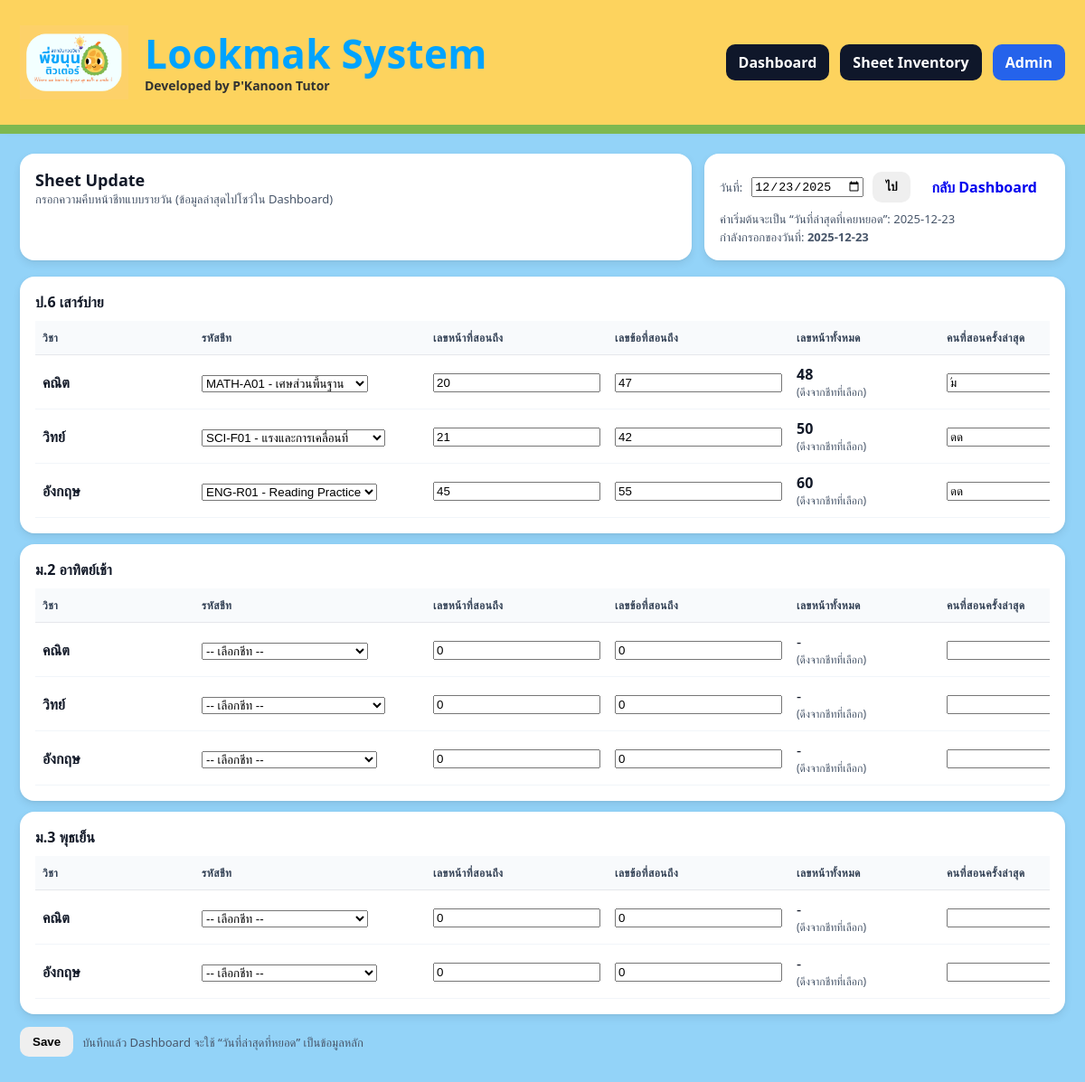
Screenshot of /sheet-update/ (signed in) with the database file from the repository.
### core/models.py (models this page shows, shortened)
class TutoringClass(models.Model):
    name = models.CharField("ชื่อคลาส", max_length=100, unique=True)  # เช่น "ป.6 ห้อง A"
    course_price = models.DecimalField("ราคาคอร์ส (เต็ม)", max_digits=10, decimal_places=2, default=0)
    total_seats = models.PositiveIntegerField(
        "ที่นั่งรวม",
        default=0,
        help_text="จำนวนที่นั่งทั้งหมดของห้องนี้ (ใช้คำนวณ ระหว่างเรียน/ที่นั่งว่าง บน Dashboard)",
    )
    hours_per_session = models.DecimalField("ชั่วโมงต่อครั้ง", max_digits=4, decimal_places=2, default=3.00)
    is_active = models.BooleanField("เปิดใช้งาน", default=True)
    class Meta:
        verbose_name = "Class"
        verbose_name_plural = "Classes"

class ClassSubject(models.Model):
    tutoring_class = models.ForeignKey(TutoringClass, on_delete=models.CASCADE, related_name="class_subjects")
    subject = models.ForeignKey(Subject, on_delete=models.PROTECT, related_name="class_subjects")
    current_sheet = models.ForeignKey(
        Sheet,
        on_delete=models.SET_NULL,
        null=True,
        blank=True,
        related_name="in_classes",
        verbose_name="ชีทที่กำลังสอน",
    )
    current_page = models.PositiveIntegerField("ถึงหน้า", default=0)
    current_question = models.PositiveIntegerField("ถึงข้อ", default=0)
    last_teacher = models.CharField("คนที่สอนครั้งล่าสุด", max_length=100, blank=True)
    updated_at = models.DateTimeField(default=timezone.now)
    updated_by = models.ForeignKey("auth.User", on_delete=models.SET_NULL, null=True, blank=True)
    is_active = models.BooleanField("เปิดใช้งาน", default=True)
    class Meta:
        verbose_name = "Class Subject"
        verbose_name_plural = "Class Subjects"
        constraints = [
            models.UniqueConstraint(fields=["tutoring_class", "subject"], name="uniq_subject_per_class")
        ]
        ordering = ("tutoring_class__name", "subject__name")

class Subject(models.Model):
    name = models.CharField("ชื่อวิชา", max_length=100, unique=True)
    is_active = models.BooleanField("เปิดใช้งาน", default=True)
    class Meta:
        verbose_name = "Subject"
        verbose_name_plural = "Subjects"
        ordering = ("name",)

### core/views.py (the view)
# urls.py: path("sheet-update/", views.sheet_update, name="sheet_update"),
@login_required
def sheet_update(request: HttpRequest) -> HttpResponse:
    latest_date = SheetUpdateEntry.objects.order_by("-date").values_list("date", flat=True).first()
    default_date = latest_date or timezone.localdate()
    if request.method == "GET":
        selected_date = _parse_date(request.GET.get("date")) if request.GET.get("date") else default_date
    else:
        selected_date = _parse_date(request.POST.get("date")) if request.POST.get("date") else default_date
    class_subjects = (
        ClassSubject.objects
        .select_related("tutoring_class", "subject")
        .filter(is_active=True, tutoring_class__is_active=True, subject__is_active=True)
        .order_by("tutoring_class__name", "subject__name")
        .all()
    )
    existing = (
        SheetUpdateEntry.objects
        .select_related("sheet")
        .filter(date=selected_date)
        .all()
    )
    existing_map = {(e.tutoring_class_id, e.subject_id): e for e in existing}
    grouped: list[dict] = []
    class_bucket: dict[int, dict] = {}
    if request.method == "POST":
        rows: list[tuple[ClassSubject, _SheetUpdateRowForm]] = []
        for cs in class_subjects:
            prefix = f"cs{cs.id}"
            f = _SheetUpdateRowForm(request.POST, prefix=prefix, subject_id=cs.subject_id)
            rows.append((cs, f))
        all_valid = all(f.is_valid() for _, f in rows)
        if all_valid:
            now = timezone.now()
            with transaction.atomic():
                for cs, f in rows:
                    key = (cs.tutoring_class_id, cs.subject_id)
                    entry = existing_map.get(key)
                    if not entry:
                        entry = SheetUpdateEntry(
                            tutoring_class=cs.tutoring_class,
                            subject=cs.subject,
                            date=selected_date,
                        )
                    entry.sheet = f.cleaned_data.get("sheet")
                    entry.page_taught_to = f.cleaned_data.get("page_taught_to") or 0
                    entry.question_taught_to = f.cleaned_data.get("question_taught_to") or 0
                    entry.last_teacher = (f.cleaned_data.get("last_teacher") or "").strip()
                    entry.updated_at = now
                    entry.updated_by = request.user
                    entry.save()
            return redirect(f"/sheet-update/?date={selected_date.isoformat()}")
        for cs, f in rows:
            cls = cs.tutoring_class
            if cls.id not in class_bucket:
                class_bucket[cls.id] = {"class": cls, "forms": []}
            chosen_sheet = f.cleaned_data.get("sheet") if f.is_bound and f.is_valid() else None
            total_pages = chosen_sheet.total_pages if chosen_sheet else 0
            class_bucket[cls.id]["forms"].append({
                "class_subject": cs,
                "form": f,
                "total_pages": total_pages,
            })
    else:
        for cs in class_subjects:
            key = (cs.tutoring_class_id, cs.subject_id)
            entry = existing_map.get(key)
            initial = {
                "class_subject_id": cs.id,
                "subject_name": cs.subject.name,
                "sheet": entry.sheet_id if entry and entry.sheet_id else None,
                "page_taught_to": entry.page_taught_to if entry else "",
                "question_taught_to": entry.question_taught_to if entry else "",
                "last_teacher": entry.last_teacher if entry else "",
            }
            prefix = f"cs{cs.id}"
            f = _SheetUpdateRowForm(prefix=prefix, initial=initial, subject_id=cs.subject_id)
            cls = cs.tutoring_class
            if cls.id not in class_bucket:
                class_bucket[cls.id] = {"class": cls, "forms": []}
            total_pages = entry.sheet.total_pages if entry and entry.sheet else 0
            class_bucket[cls.id]["forms"].append({
                "class_subject": cs,
                "form": f,
                "total_pages": total_pages,
            })
    grouped = sorted(class_bucket.values(), key=lambda x: x["class"].name)
    return render(request, "core/sheet_update.html", {
        "grouped": grouped,              # [{class: TutoringClass, forms:[{class_subject, form, total_pages}, ...]}, ...]
        "selected_date": selected_date,  # ✅ ให้ template ใช้ใส่ value date
        "default_date": default_date,    # ✅ วันที่ล่าสุดที่เคยหยอด
    })

### core/models.py (called while the page is built)
    def __str__(self) -> str:
        return f"{self.code} - {self.title}"

### core/templates/core/sheet_update.html (shortened to what this page needs)
{% extends "core/base.html" %}
{% block content %}
<div class="topbar">
  <div class="card" style="flex:1; min-width:280px;">
    <div style="font-weight:800; font-size:18px;">Sheet Update</div>
    <div class="muted">กรอกความคืบหน้าชีทแบบรายวัน (ข้อมูลล่าสุดไปโชว์ใน Dashboard)</div>
  </div>
  <div class="card">
    <form method="get" style="display:flex; gap:10px; align-items:center; flex-wrap:wrap;">
      <label class="muted">วันที่:</label>
      <input type="date" name="date" value="{{ selected_date|date:'Y-m-d' }}" />
      <button class="btn" type="submit">ไป</button>
      <a class="btn" href="/">กลับ Dashboard</a>
    </form>
    <div class="muted" style="margin-top:6px;">
      ค่าเริ่มต้นจะเป็น “วันที่ล่าสุดที่เคยหยอด”: {{ default_date|date:"Y-m-d" }}
    </div>
    {% if selected_date %}
      <div class="muted" style="margin-top:2px;">
        กำลังกรอกของวันที่: <b>{{ selected_date|date:"Y-m-d" }}</b>
      </div>
    {% endif %}
  </div>
</div>
<form method="post">
  {% for g in grouped %}
    <div class="card" style="margin-top:12px;">
      <div style="font-weight:800;">{{ g.class.name }}</div>
      <div style="overflow:auto; margin-top:10px;">
        <table>
          <thead>
            <tr>
              <th>วิชา</th>
              <th>รหัสชีท</th>
              <th>เลขหน้าที่สอนถึง</th>
              <th>เลขข้อที่สอนถึง</th>
              <th>เลขหน้าทั้งหมด</th>
              <th>คนที่สอนครั้งล่าสุด</th>
            </tr>
          </thead>
          <tbody>
            {% for row in g.forms %}
              {% with cs=row.class_subject f=row.form total=row.total_pages %}
              <tr>
                <td style="min-width:160px;">
                  <b>{{ f.subject_name.value }}</b>
                </td>
                <td style="min-width:240px;">
                  {{ f.sheet }}
                </td>
                <td style="min-width:180px;">
                  {{ f.page_taught_to }}
                </td>
                <td style="min-width:180px;">
                  {{ f.question_taught_to }}
                </td>
                <td style="min-width:150px;">
                  {% if total and total > 0 %}
                    <b>{{ total }}</b>
                  {% else %}
                    -
                  {% endif %}
                  <div class="muted" style="font-size:12px;">(ดึงจากชีทที่เลือก)</div>
                </td>
                <td style="min-width:220px;">
                  {{ f.last_teacher }}
                </td>
              </tr>
              {% endwith %}
            {% endfor %}
          </tbody>
        </table>
      </div>
    </div>
  {% empty %}
    <div class="card" style="margin-top:12px;">
      <div class="muted">ยังไม่มีข้อมูลคลาส/วิชา (ตรวจว่า ClassSubject ถูกสร้างแล้วหรือยัง)</div>
    </div>
  {% endfor %}
  <div style="margin:14px 0; display:flex; gap:10px; align-items:center; flex-wrap:wrap;">
    <button class="btn" type="submit">Save</button>
    <span class="muted">บันทึกแล้ว Dashboard จะใช้ “วันที่ล่าสุดที่หยอด” เป็นข้อมูลหลัก</span>
  </div>
</form>
{% endblock %}

### core/templates/core/base.html (style rules this page uses)
body { font-family: system-ui, -apple-system, Segoe UI, Roboto, sans-serif; margin: 0; background: #93d3f8; color: #111827; }
.topbar { display: flex; gap: 14px; align-items: stretch; flex-wrap: wrap; margin-bottom: 18px; }
.card { background: #ffffff; border-radius: 16px; padding: 16px; box-shadow: 0 4px 10px rgba(0,0,0,.08), 0 1px 3px rgba(0,0,0,.05); border: 1px solid rgba(255,255,255,.8); }
table { width: 100%; border-collapse: collapse; }
th { text-align: left; font-size: 12px; color: #334155; padding: 10px 8px; border-bottom: 1px solid #e5e7eb; text-transform: uppercase; letter-spacing: .04em; background: #f8fafc; }
td { padding: 10px 8px; border-bottom: 1px solid #f1f5f9; vertical-align: middle; }
.muted { color: #475569; font-size: 13px; }
.btn { border-radius: 10px; padding: 9px 14px; font-weight: 900; cursor: pointer; border: none; transition: all .15s ease; display: inline-flex; align-items: center; gap: 6px; text-decoration: none; }

### rows the page displays
TutoringClass: class.name "ป.6 เสาร์บ่าย"
ClassSubject: form.subject_name.value "คณิต", form.page_taught_to "20", form.question_taught_to "47", total_pages "48", form.last_teacher "ิัม"
ClassSubject: form.subject_name.value "วิทย์", form.page_taught_to "21", form.question_taught_to "42", total_pages "50", form.last_teacher "ิิดด"
ClassSubject: form.subject_name.value "อังกฤษ", form.page_taught_to "45", form.question_taught_to "55", total_pages "60", form.last_teacher "ดด"
TutoringClass: class.name "ม.2 อาทิตย์เช้า"
ClassSubject: form.subject_name.value "คณิต", form.page_taught_to "0", form.question_taught_to "0"
ClassSubject: form.subject_name.value "วิทย์", form.page_taught_to "0", form.question_taught_to "0"
ClassSubject: form.subject_name.value "อังกฤษ", form.page_taught_to "0", form.question_taught_to "0"
TutoringClass: class.name "ม.3 พุธเย็น"
ClassSubject: form.subject_name.value "คณิต", form.page_taught_to "0", form.question_taught_to "0"
ClassSubject: form.subject_name.value "อังกฤษ", form.page_taught_to "0", form.question_taught_to "0"

### other values shown
{{ default_date|date:"Y-m-d" }} "2025-12-23"
{{ selected_date|date:"Y-m-d" }} "2025-12-23"
